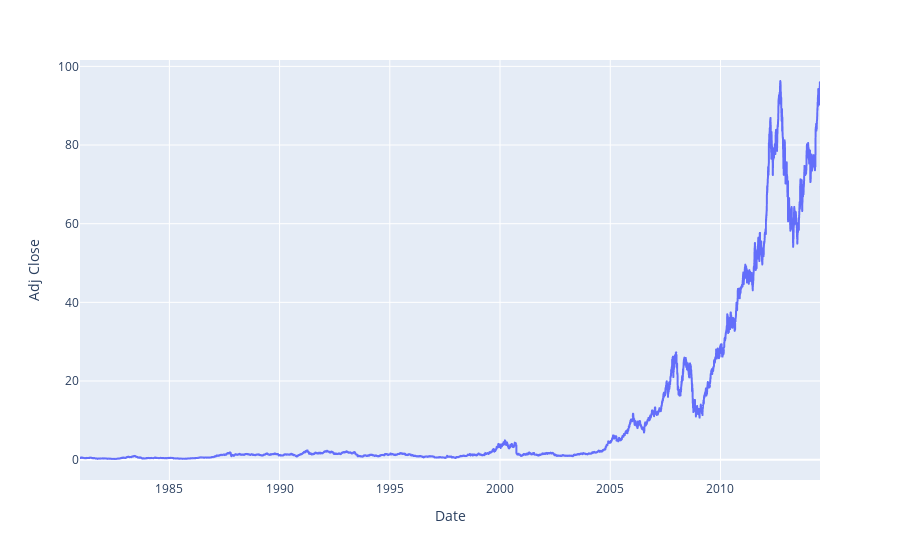

Notebook cell for this chart:
### Code cell
fig.show()

### Figure 1 — Plotly figure (JSON) as saved in the notebook; plotly's stock layout.template omitted (floating-point values rounded to 4 significant figures; data arrays with more than 128 entries replaced by an {"elided": "..."} marker saying what was removed)
{"data": [{"hovertemplate": "Date=%{x}<br>Adj Close=%{y}<extra></extra>", "legendgroup": "", "line": {"color": "#636efa", "dash": "solid"}, "marker": {"symbol": "circle"}, "mode": "lines", "name": "", "showlegend": false, "type": "scattergl", "x": {"elided": "8465 str values"}, "xaxis": "x", "y": {"elided": "8465 float values"}, "yaxis": "y"}], "layout": {"autosize": true, "legend": {"tracegroupgap": 0}, "margin": {"t": 60}, "xaxis": {"anchor": "y", "autorange": true, "domain": [0, 1], "range": ["1980-12-12", "2014-07-08"], "title": {"text": "Date"}, "type": "date"}, "yaxis": {"anchor": "x", "autorange": true, "domain": [0, 1], "range": [-5.169, 101.6], "title": {"text": "Adj Close"}, "type": "linear"}}}
